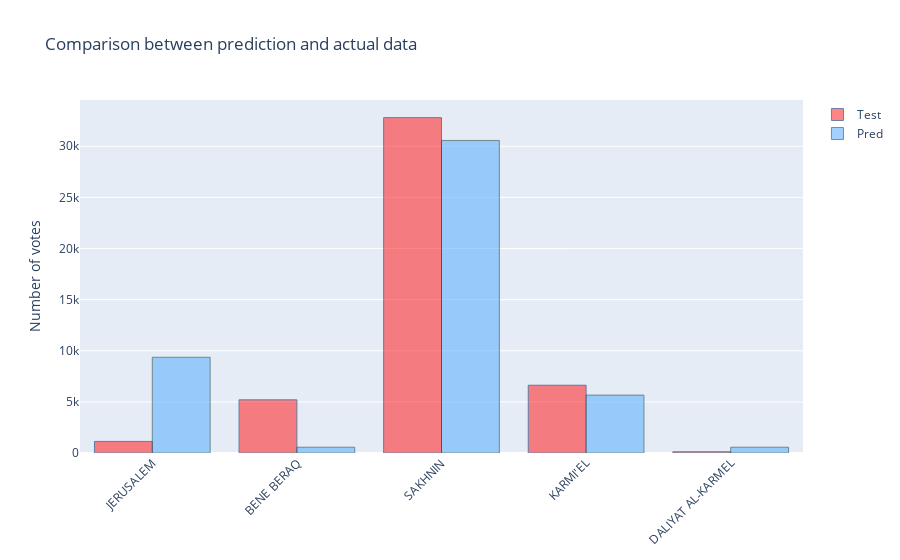

Notebook cell for this chart:
### Code cell
import plotly.graph_objects as go

fig = go.Figure(data=[
    go.Bar(name='Test', x=results.index, y=results['actual'],  textposition='auto', 
           marker_color='rgb(255,51,51)', marker_line_color='rgb(8,48,107)',marker_line_width=1, opacity=0.6),
    go.Bar(name='Pred', x=results.index, y=results['prediction'],  textposition='auto',
           marker_color='rgb(102,178,255)', marker_line_color='rgb(30,70,70)',marker_line_width=1, opacity=0.6)
])

# Change the bar mode
fig.update_layout(barmode='group', xaxis_tickangle=-45)
fig.update_layout(title_text='Comparison between prediction and actual data',
    yaxis_title="Number of votes",)
fig.show()

### Figure 1 — Plotly figure (JSON) as saved in the notebook; plotly's stock layout.template omitted (floating-point values rounded to 4 significant figures)
{"data": [{"marker": {"color": "rgb(255,51,51)", "line": {"color": "rgb(8,48,107)", "width": 1}}, "name": "Test", "opacity": 0.6, "textposition": "auto", "type": "bar", "x": ["JERUSALEM", "BENE BERAQ", "SAKHNIN", "KARMI'EL", "DALIYAT AL-KARMEL"], "y": [1133, 5200, 32800, 6627, 120]}, {"marker": {"color": "rgb(102,178,255)", "line": {"color": "rgb(30,70,70)", "width": 1}}, "name": "Pred", "opacity": 0.6, "textposition": "auto", "type": "bar", "x": ["JERUSALEM", "BENE BERAQ", "SAKHNIN", "KARMI'EL", "DALIYAT AL-KARMEL"], "y": [9363.0, 564.9, 30570.0, 5662.0, 564.9]}], "layout": {"barmode": "group", "title": {"text": "Comparison between prediction and actual data"}, "xaxis": {"tickangle": -45}, "yaxis": {"title": {"text": "Number of votes"}}}}
